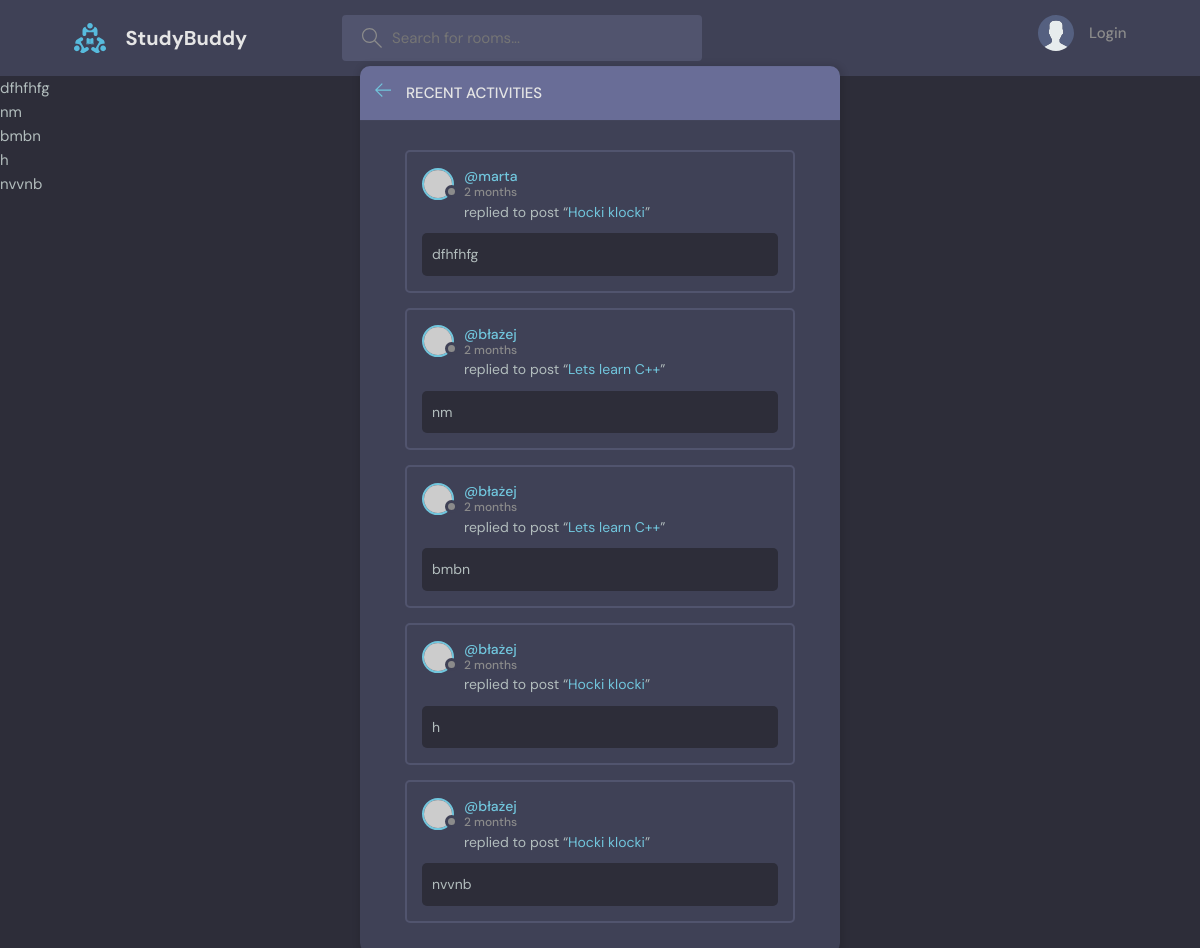
The page /activity on the database its author committed.
### base/models.py (models this page shows)
class Message(models.Model):
    user = models.ForeignKey(User, on_delete=models.CASCADE)
    room = models.ForeignKey(Room, on_delete=models.CASCADE)
    body = models.TextField()
    updated = models.DateTimeField(auto_now=True)
    created = models.DateTimeField(auto_now_add=True)
    def __str__(self):
        return self.body[0:50]

class User(AbstractUser):
    name = models.CharField(max_length=200, null=True)
    email = models.EmailField(unique=True, null=True)
    bio = models.TextField(null=True)
    avatar = models.ImageField(null=True, default='avatar.svg')
    USERNAME_FIELD = 'email'
    REQUIRED_FIELDS = []

class Room(models.Model):
    host = models.ForeignKey(User, on_delete=models.SET_NULL, null=True)
    topic = models.ForeignKey('Topic', on_delete=models.SET_NULL, null=True)
    name = models.CharField(max_length=200)
    description = models.TextField(null=True, blank=True)
    participants = models.ManyToManyField(User, related_name='participants', blank=True)
    updated = models.DateTimeField(auto_now=True)
    created = models.DateTimeField(auto_now_add=True)
    class Meta:
        ordering = ['-updated', '-created']
    def __str__(self):
        return self.name

### base/views.py (the view)
# urls.py: path('activity', views.activity_mobile, name='activity_mobile'),
def activity_mobile(request):
    recent_messages = Message.objects.all().order_by('-updated')[:5]
    context = {
        'messages': recent_messages
        }
    return render(request, 'base/activity_mobile.html', context)

### base/templates/base/activity_mobile.html (shortened to what this page needs)
{% extends 'main.html' %}
{% block content %}
    <main class="layout">
      <div class="container">
        <div class="layout__box">
          <div class="layout__boxHeader">
            <div class="layout__boxTitle">
              <a href="{{request.META.HTTP_REFERER}}">
                <svg version="1.1" xmlns="http://www.w3.org/2000/svg" width="32" height="32" viewBox="0 0 32 32">
                  <title>arrow-left</title>
                  <path
                    d="M13.723 2.286l-13.723 13.714 13.719 13.714 1.616-1.611-10.96-10.96h27.625v-2.286h-27.625l10.965-10.965-1.616-1.607z"
                  ></path>
                </svg>
              </a>
              <h3>Recent Activities</h3>
            </div>
          </div>
          <div class="activities-page layout__body">
            {% for message in messages %}
            <div class="activities__box">
              <div class="activities__boxHeader roomListRoom__header">
                <a href="{% url 'profile' message.user.id %}" class="roomListRoom__author">
                  <div class="avatar avatar--small">
                    <img src="https://randomuser.me/api/portraits/women/11.jpg" />
                  </div>
                  <p>
                    @{{message.user.username}}
                    <span>{{message.updated|timesince}}</span>
                  </p>
                </a>
              </div>
              <div class="activities__boxContent">
                <p>replied to post “<a href="room.html">{{message.room}}</a>”</p>
                <div class="activities__boxRoomContent">
                  {{message.body|slice:":200"}}
                </div>
              </div>
            </div>
            {% endfor %}
          </div>
        </div>
      </div>
    </main>
    {% endblock content %}

### templates/main.html (shortened to what this page needs)
<!DOCTYPE html>
{% load static %}
<html lang="en">
    <head>
        <link rel="stylesheet" href="{% static 'styles/style.css' %}" />
    </head>
    <body>
        {% include 'navbar.html' %}
        {% if messages %}
        <ul class="messages">
            {% for message in messages %}
            <li {% if message.tags %} class="{{ message.tags }}"{% endif %}>
                {{message }}</li>
            {% endfor %}
        </ul>
        {% endif %}
        {% block content %}
        {% endblock content %}
    </body>
</html>

### static/styles/style.css (style rules this page uses)
:root { --color-main: #71c6dd; --color-main-light: #e1f6fb; --color-dark: #3f4156; --color-dark-medium: #51546e; --color-dark-light: #696d97; --color-light: #e5e5e5; --color-gray: #8b8b8b; --color-light-gray: #b2bdbd; --color-bg: #2d2d39; --color-success: #5dd693; --color-error: #fc4b0b; }
* { font-family: "DM Sans", -apple-system, BlinkMacSystemFont, "Segoe UI", Roboto, Oxygen, Ubuntu, Cantarell, "Open Sans", "Helvetica Neue", sans-serif; margin: 0; padding: 0; box-sizing: border-box; text-rendering: optimizeLegibility; font-size: inherit; }
html { font-size: 56.25%; }
@media only screen and (min-width: 1200px) { html { font-size: 62.5%; } }
body { line-height: 1.6; font-weight: 400; font-size: 1.5rem; color: var(--color-light-gray); background-color: var(--color-bg); min-height: 100vh; }
img { width: 100%; }
a { display: inline-block; color: var(--color-main); text-decoration: none; }
.container { max-width: 120rem; width: 90%; margin: auto; }
.avatar { position: relative; display: inline-block; border-radius: 50%; border: 2px solid var(--color-main); }
.avatar img { display: block; border-radius: 50%; object-fit: cover; object-position: center; }
.avatar::after { content: ""; display: block; position: absolute; background-color: var(--color-gray); z-index: 111; border-radius: 50%; border: 0.3rem solid var(--color-dark); }
.avatar.avatar--small img { width: 2.8rem; height: 2.8rem; }
.avatar.avatar--small:after { width: 0.7rem; height: 0.7rem; bottom: 0px; right: -6px; }
.layout { margin-top: 2.4rem; }
.layout > .container { display: flex; justify-content: space-between; align-items: flex-start; }
.layout__box { width: 90%; max-width: 48rem; min-height: 40rem; position: absolute; top: 50%; left: 50%; transform: translate(-50%, -46%); background-color: var(--color-dark); border-radius: 1rem; box-shadow: 1px 1px 6px 3px rgba(0, 0, 0, 0.1); overflow: hidden; }
.layout__boxHeader { display: flex; padding: 1.5rem; background-color: var(--color-dark-light); }
.layout__boxTitle { display: flex; gap: 1.5rem; align-items: center; }
.layout__boxTitle h3 { text-transform: uppercase; font-weight: 500; color: var(--color-light); }
.layout__boxTitle svg { width: 1.6rem; height: 1.6rem; fill: var(--color-main); }
.layout__body { margin: 3rem; }
.roomListRoom__header { display: flex; justify-content: space-between; align-items: center; }
.roomListRoom__author { font-weight: 500; display: flex; align-items: center; gap: 1rem; }
.activities__box { margin: 1.5rem; padding: 1.5rem; border: 2px solid var(--color-dark-medium); border-radius: 5px; }
.activities__boxHeader p { font-size: 1.4rem; line-height: 1.3; }
.activities__boxHeader p span { color: var(--color-gray); font-size: 1.2rem; display: block; }
.activities__boxContent { margin-left: 4.2rem; }
.activities__boxContent { font-size: 1.4rem; }
.activities__boxRoomContent { background: var(--color-bg); padding: 1rem; border-radius: 5px; margin-top: 1rem; margin-left: -4.2rem; }

### rows shown on the page
Message: body "dfhfhfg", user.username "marta", updated "2 months", room "Hocki klocki"
Message: body "nm", user.username "błażej", updated "2 months", room "Lets learn C++"
Message: body "bmbn", user.username "błażej", updated "2 months", room "Lets learn C++"
Message: body "h", user.username "błażej", updated "2 months", room "Hocki klocki"
Message: body "nvvnb", user.username "błażej", updated "2 months", room "Hocki klocki"
